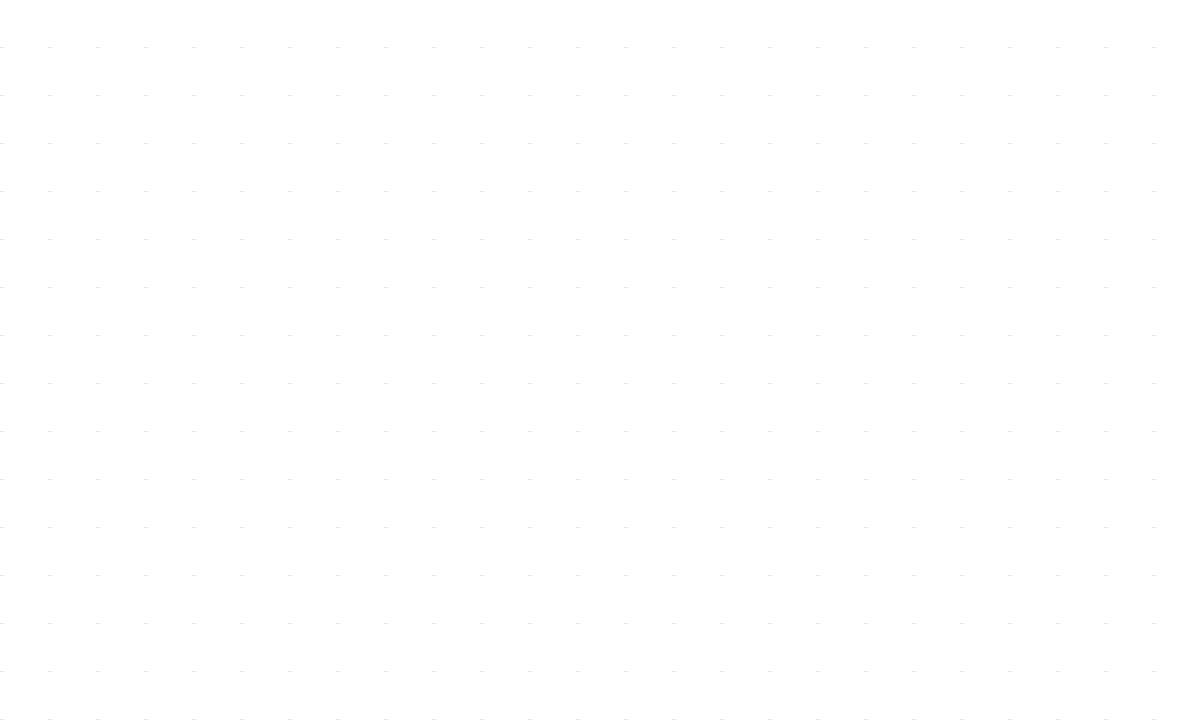

Below is a game level as drawn by its tile map, then a one-line description and the .tmx file that defines it, in full:
An orthogonal 25x15 tile map with 48x48 px tiles, 2 tile layers (fondblanc, decor), 5 tilesets and 26 objects.

<map version="1.0" orientation="orthogonal" width="25" height="15" tilewidth="48" tileheight="48">
 <tileset firstgid="1" name="fond" tilewidth="32" tileheight="32" spacing="2">
  <image source="../Code/image/fond.png" trans="ffffff" width="1200" height="720" />
 </tileset>
 <tileset firstgid="736" name="caillous" tilewidth="24" tileheight="24">
  <image source="../Images/caillous.png" trans="ffffff" width="504" height="384" />
 </tileset>
 <tileset firstgid="1072" name="snowmoda4chipsalaurabe" tilewidth="48" tileheight="48">
  <image source="../Images/snowmoda4chipsalaurabe.png" trans="ffffff" width="96" height="240" />
 </tileset>
 <tileset firstgid="1082" name="tilebsnowmodalaurable" tilewidth="48" tileheight="48">
  <image source="../Images/tilebsnowmodalaurable.png" trans="ffffff" width="768" height="768" />
 </tileset>
 <tileset firstgid="1338" name="Hanzo-SnowfieldSetVS-1" tilewidth="48" tileheight="48">
  <image source="../Images/Hanzo-SnowfieldSetVS-1.png" width="768" height="768" />
 </tileset>
 <layer name="fondblanc" width="25" height="15">
  <data encoding="csv">
1338,1338,1338,1338,1338,1338,1338,1338,1338,1338,1338,1338,1338,1338,1338,1338,1338,1338,1338,1338,1338,1338,1338,1338,1338,
1338,1338,1338,1338,1338,1338,1338,1338,1338,1338,1338,1338,1338,1338,1338,1338,1338,1338,1338,1338,1338,1338,1338,1338,1338,
1338,1338,1338,1338,1338,1338,1338,1338,1338,1338,1338,1338,1338,1338,1338,1338,1338,1338,1338,1338,1338,1338,1338,1338,1338,
1338,1338,1338,1338,1338,1338,1338,1338,1338,1338,1338,1338,1338,1338,1338,1338,1338,1338,1338,1338,1338,1338,1338,1338,1338,
1338,1338,1338,1338,1338,1338,1338,1338,1338,1338,1338,1338,1338,1338,1338,1338,1338,1338,1338,1338,1338,1338,1338,1338,1338,
1338,1338,1338,1338,1338,1338,1338,1338,1338,1338,1338,1338,1338,1338,1338,1338,1338,1338,1338,1338,1338,1338,1338,1338,1338,
1338,1338,1338,1338,1338,1338,1338,1338,1338,1338,1338,1338,1338,1338,1338,1338,1338,1338,1338,1338,1338,1338,1338,1338,1338,
1338,1338,1338,1338,1338,1338,1338,1338,1338,1338,1338,1338,1338,1338,1338,1338,1338,1338,1338,1338,1338,1338,1338,1338,1338,
1338,1338,1338,1338,1338,1338,1338,1338,1338,1338,1338,1338,1338,1338,1338,1338,1338,1338,1338,1338,1338,1338,1338,1338,1338,
1338,1338,1338,1338,1338,1338,1338,1338,1338,1338,1338,1338,1338,1338,1338,1338,1338,1338,1338,1338,1338,1338,1338,1338,1338,
1338,1338,1338,1338,1338,1338,1338,1338,1338,1338,1338,1338,1338,1338,1338,1338,1338,1338,1338,1338,1338,1338,1338,1338,1338,
1338,1338,1338,1338,1338,1338,1338,1338,1338,1338,1338,1338,1338,1338,1338,1338,1338,1338,1338,1338,1338,1338,1338,1338,1338,
1338,1338,1338,1338,1338,1338,1338,1338,1338,1338,1338,1338,1338,1338,1338,1338,1338,1338,1338,1338,1338,1338,1338,1338,1338,
1338,1338,1338,1338,1338,1338,1338,1338,1338,1338,1338,1338,1338,1338,1338,1338,1338,1338,1338,1338,1338,1338,1338,1338,1338,
1338,1338,1338,1338,1338,1338,1338,1338,1338,1338,1338,1338,1338,1338,1338,1338,1338,1338,1338,1338,1338,1338,1338,1338,1338
</data>
 </layer>
 <layer name="decor" width="25" height="15">
  <data encoding="csv">
0,0,0,0,0,0,0,0,0,0,0,0,0,0,0,0,0,0,0,0,0,0,0,0,0,
0,0,0,0,0,0,0,0,0,0,0,0,0,0,0,0,0,0,0,0,0,0,0,0,0,
0,0,0,0,0,0,0,0,0,0,0,0,0,0,0,0,0,0,0,0,0,0,0,0,0,
0,0,0,0,0,0,0,0,0,0,0,0,0,0,0,0,0,0,0,0,0,0,0,0,0,
0,0,0,0,0,0,0,0,0,0,0,0,0,0,0,0,0,0,0,0,0,0,0,0,0,
0,0,0,0,0,0,0,0,0,0,0,0,0,0,0,0,0,0,0,0,0,0,0,0,0,
0,0,0,0,0,0,0,0,0,0,0,0,0,0,0,0,0,0,0,0,0,0,0,0,0,
0,0,0,0,0,0,0,0,0,0,0,0,0,0,0,0,0,0,0,0,0,0,0,0,0,
0,0,0,0,0,0,0,0,0,0,0,0,0,0,0,0,0,0,0,0,0,0,0,0,0,
0,0,0,0,0,0,0,0,0,0,0,0,0,0,0,0,0,0,0,0,0,0,0,0,0,
0,0,0,0,0,0,0,0,0,0,0,0,0,0,0,0,0,0,0,0,0,0,0,0,0,
0,0,0,0,0,0,0,0,0,0,0,0,0,0,0,0,0,0,0,0,0,0,0,0,0,
0,0,0,0,0,0,0,0,0,0,0,0,0,0,0,0,0,0,0,0,0,0,0,0,0,
0,0,0,0,0,0,0,0,0,0,0,0,0,0,0,0,0,0,0,0,0,0,0,0,0,
0,0,0,0,0,0,0,0,0,0,0,0,0,0,0,0,0,0,0,0,0,0,0,0,0
</data>
 </layer>
 <objectgroup color="#000000" name="wall" width="25" height="15">
  <object x="0" y="0" width="1200" height="48" />
  <object x="0" y="48" width="48" height="672" />
  <object x="48" y="672" width="1152" height="48" />
  <object x="1152" y="48" width="48" height="624" />
 </objectgroup>
 <objectgroup color="#ff0000" name="spawn" width="25" height="15">
  <object x="144" y="480" width="48" height="48" />
 </objectgroup>
 <objectgroup color="#ffcc66" name="key" width="25" height="15">
  <object x="144" y="336" width="48" height="48">
   <properties>
    <property name="id" value="1" />
    <property name="open" value="101" />
   </properties>
  </object>
  <object x="432" y="336" width="48" height="48">
   <properties>
    <property name="id" value="2" />
   </properties>
  </object>
  <object x="384" y="384" width="48" height="48">
   <properties>
    <property name="id" value="3" />
    <property name="open" value="102" />
   </properties>
  </object>
  <object x="480" y="384" width="48" height="48">
   <properties>
    <property name="id" value="4" />
   </properties>
  </object>
  <object x="432" y="432" width="48" height="48">
   <properties>
    <property name="id" value="5" />
   </properties>
  </object>
 </objectgroup>
 <objectgroup color="#804000" name="door" width="25" height="15">
  <object x="144" y="192" width="96" height="48">
   <properties>
    <property name="id" value="101" />
    <property name="teleport" value="maptest2#1" />
   </properties>
  </object>
  <object x="432" y="192" width="96" height="48">
   <properties>
    <property name="id" value="102" />
    <property name="teleport" value="maptest3#1" />
   </properties>
  </object>
  <object x="672" y="192" width="96" height="48">
   <properties>
    <property name="id" value="103" />
    <property name="teleport" value="maptest4#1" />
   </properties>
  </object>
  <object x="912" y="192" width="96" height="48">
   <properties>
    <property name="id" value="104" />
    <property name="teleport" value="maptest5#1" />
   </properties>
  </object>
 </objectgroup>
 <objectgroup color="#0000ff" name="booleandoor" width="25" height="15">
  <object x="336" y="48" width="48" height="240">
   <properties>
    <property name="id" value="501" />
   </properties>
  </object>
  <object x="576" y="48" width="48" height="240">
   <properties>
    <property name="id" value="501" />
   </properties>
  </object>
  <object x="384" y="240" width="192" height="48">
   <properties>
    <property name="id" value="501" />
   </properties>
  </object>
 </objectgroup>
 <objectgroup color="#408000" name="switch" width="25" height="15">
  <object x="672" y="432" width="48" height="48">
   <properties>
    <property name="close" value="" />
    <property name="delay" value="2" />
    <property name="id" value="201" />
    <property name="open" value="501" />
   </properties>
  </object>
 </objectgroup>
 <objectgroup color="#ff00ff" name="magic" width="25" height="15">
  <object x="960" y="288" width="48" height="48">
   <properties>
    <property name="id" value="301" />
    <property name="if" value="202,203,204,205" />
    <property name="open" value="104" />
   </properties>
  </object>
 </objectgroup>
 <objectgroup color="#ffffff" name="pressureplate" width="25" height="15">
  <object x="864" y="576" width="48" height="48">
   <properties>
    <property name="close" value="501" />
    <property name="open" value="103" />
   </properties>
  </object>
 </objectgroup>
 <objectgroup color="#800000" name="caillou" width="25" height="15">
  <object x="1056" y="432" width="48" height="48" />
  <object x="1104" y="480" width="48" height="48" />
  <object x="1056" y="528" width="48" height="48" />
  <object x="1104" y="576" width="48" height="48" />
  <object x="1056" y="624" width="48" height="48" />
  <object x="1104" y="384" width="48" height="48" />
 </objectgroup>
</map>
